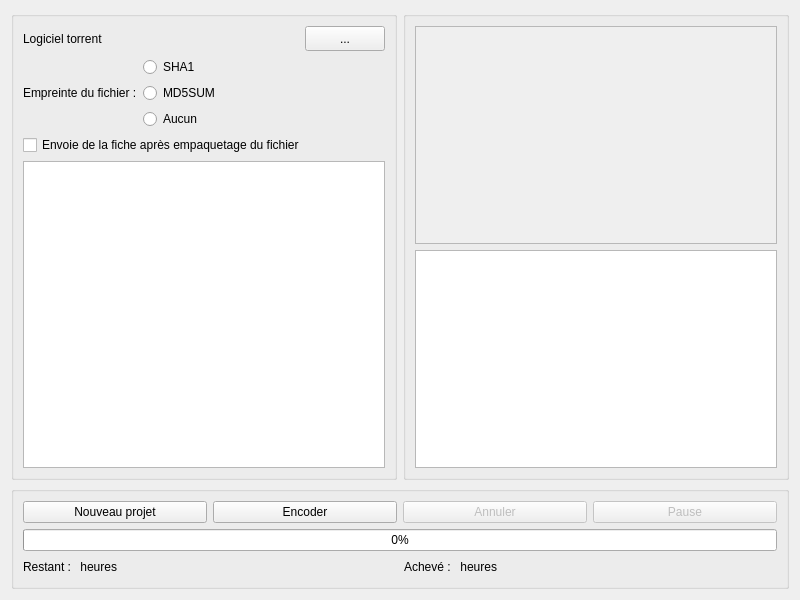
<?xml version="1.0" encoding="UTF-8"?>
<ui version="4.0">
 <class>EncodePane</class>
 <widget class="QWidget" name="EncodePane">
  <property name="geometry">
   <rect>
    <x>0</x>
    <y>0</y>
    <width>800</width>
    <height>600</height>
   </rect>
  </property>
  <property name="windowTitle">
   <string>Form</string>
  </property>
  <layout class="QVBoxLayout" name="verticalLayout">
   <item>
    <layout class="QHBoxLayout" name="horizontalLayoutMainEncodingPane">
     <property name="leftMargin">
      <number>0</number>
     </property>
     <item>
      <widget class="QGroupBox" name="groupBoxFormEncoding">
       <property name="title">
        <string/>
       </property>
       <layout class="QVBoxLayout" name="verticalLayout_3">
        <item>
         <layout class="QHBoxLayout" name="horizontalLayoutTorrentSoftware">
          <property name="leftMargin">
           <number>0</number>
          </property>
          <item>
           <widget class="QLabel" name="labelTorrentSoftware">
            <property name="text">
             <string>Logiciel torrent</string>
            </property>
           </widget>
          </item>
          <item>
           <spacer name="horizontalSpacerTorrentSoftware">
            <property name="orientation">
             <enum>Qt::Horizontal</enum>
            </property>
            <property name="sizeHint" stdset="0">
             <size>
              <width>40</width>
              <height>20</height>
             </size>
            </property>
           </spacer>
          </item>
          <item>
           <widget class="QLabel" name="labelTorrentSoftwarePath">
            <property name="minimumSize">
             <size>
              <width>125</width>
              <height>25</height>
             </size>
            </property>
            <property name="text">
             <string/>
            </property>
           </widget>
          </item>
          <item>
           <widget class="QPushButton" name="pushButtonTorrentSoftware">
            <property name="minimumSize">
             <size>
              <width>25</width>
              <height>25</height>
             </size>
            </property>
            <property name="text">
             <string>...</string>
            </property>
           </widget>
          </item>
         </layout>
        </item>
        <item>
         <layout class="QHBoxLayout" name="horizontalLayoutFilePrint">
          <item>
           <widget class="QLabel" name="labelFilePrint">
            <property name="text">
             <string>Empreinte du fichier :</string>
            </property>
           </widget>
          </item>
          <item>
           <layout class="QVBoxLayout" name="verticalLayoutFilePrint">
            <item>
             <widget class="QRadioButton" name="radioButtonSHA1">
              <property name="text">
               <string>SHA1</string>
              </property>
             </widget>
            </item>
            <item>
             <widget class="QRadioButton" name="radioButtonMD5SUM">
              <property name="text">
               <string>MD5SUM</string>
              </property>
             </widget>
            </item>
            <item>
             <widget class="QRadioButton" name="radioButtonNoneFilePrint">
              <property name="text">
               <string>Aucun</string>
              </property>
             </widget>
            </item>
           </layout>
          </item>
          <item>
           <spacer name="horizontalSpacerFilePrint">
            <property name="orientation">
             <enum>Qt::Horizontal</enum>
            </property>
            <property name="sizeHint" stdset="0">
             <size>
              <width>40</width>
              <height>20</height>
             </size>
            </property>
           </spacer>
          </item>
         </layout>
        </item>
        <item>
         <layout class="QHBoxLayout" name="horizontalLayoutSendSheetToDB">
          <item>
           <widget class="QCheckBox" name="checkBoxSendSheetToDB">
            <property name="text">
             <string>Envoie de la fiche après empaquetage du fichier</string>
            </property>
           </widget>
          </item>
          <item>
           <spacer name="horizontalSpacerSendSheetToDB">
            <property name="orientation">
             <enum>Qt::Horizontal</enum>
            </property>
            <property name="sizeHint" stdset="0">
             <size>
              <width>40</width>
              <height>20</height>
             </size>
            </property>
           </spacer>
          </item>
         </layout>
        </item>
        <item>
         <widget class="QListView" name="listViewExport"/>
        </item>
       </layout>
      </widget>
     </item>
     <item>
      <widget class="QGroupBox" name="groupBoxEncodingLog">
       <property name="title">
        <string/>
       </property>
       <layout class="QVBoxLayout" name="verticalLayout_4">
        <item>
         <widget class="QScrollArea" name="scrollArea">
          <property name="widgetResizable">
           <bool>true</bool>
          </property>
          <widget class="QWidget" name="scrollAreaWidgetContents">
           <property name="geometry">
            <rect>
             <x>0</x>
             <y>0</y>
             <width>365</width>
             <height>222</height>
            </rect>
           </property>
           <layout class="QHBoxLayout" name="horizontalLayout">
            <item>
             <widget class="QLabel" name="loggerLabel">
              <property name="text">
               <string/>
              </property>
             </widget>
            </item>
           </layout>
          </widget>
         </widget>
        </item>
        <item>
         <widget class="QueueListView" name="listViewProjects"/>
        </item>
       </layout>
      </widget>
     </item>
    </layout>
   </item>
   <item>
    <widget class="QGroupBox" name="groupBox_Encode">
     <property name="title">
      <string/>
     </property>
     <layout class="QVBoxLayout" name="verticalLayout_2">
      <item>
       <layout class="QHBoxLayout" name="horizontalLayout_EncodingButtons">
        <item>
         <widget class="QPushButton" name="newProjectButton">
          <property name="text">
           <string>Nouveau projet</string>
          </property>
         </widget>
        </item>
        <item>
         <widget class="QPushButton" name="pushButton_Encode">
          <property name="text">
           <string>Encoder</string>
          </property>
         </widget>
        </item>
        <item>
         <widget class="QPushButton" name="pushButton_Cancel">
          <property name="enabled">
           <bool>false</bool>
          </property>
          <property name="text">
           <string>Annuler</string>
          </property>
         </widget>
        </item>
        <item>
         <widget class="QPushButton" name="pushButton_Pause">
          <property name="enabled">
           <bool>false</bool>
          </property>
          <property name="text">
           <string>Pause</string>
          </property>
         </widget>
        </item>
       </layout>
      </item>
      <item>
       <widget class="QProgressBar" name="progressBar_Encoding">
        <property name="value">
         <number>0</number>
        </property>
       </widget>
      </item>
      <item>
       <layout class="QHBoxLayout" name="horizontalLayout_Timers">
        <property name="bottomMargin">
         <number>0</number>
        </property>
        <item>
         <widget class="QLabel" name="label_EncodingTimePast">
          <property name="text">
           <string>Restant :</string>
          </property>
         </widget>
        </item>
        <item>
         <widget class="QLabel" name="label_EncodingTime">
          <property name="text">
           <string> heures</string>
          </property>
         </widget>
        </item>
        <item>
         <spacer name="horizontalSpacer_9">
          <property name="orientation">
           <enum>Qt::Horizontal</enum>
          </property>
          <property name="sizeHint" stdset="0">
           <size>
            <width>40</width>
            <height>20</height>
           </size>
          </property>
         </spacer>
        </item>
        <item>
         <widget class="QLabel" name="label_EncodingTimeRemaining">
          <property name="text">
           <string>Achevé :</string>
          </property>
         </widget>
        </item>
        <item>
         <widget class="QLabel" name="label_EncodingTimeDone">
          <property name="text">
           <string> heures</string>
          </property>
         </widget>
        </item>
        <item>
         <spacer name="horizontalSpacer_10">
          <property name="orientation">
           <enum>Qt::Horizontal</enum>
          </property>
          <property name="sizeHint" stdset="0">
           <size>
            <width>40</width>
            <height>20</height>
           </size>
          </property>
         </spacer>
        </item>
       </layout>
      </item>
     </layout>
    </widget>
   </item>
  </layout>
 </widget>
 <customwidgets>
  <customwidget>
   <class>QueueListView</class>
   <extends>QListView</extends>
   <header>src/View/QueueListView.h</header>
  </customwidget>
 </customwidgets>
 <resources/>
 <connections/>
</ui>
